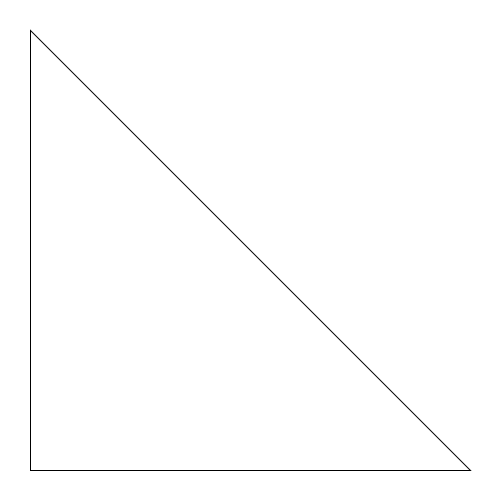
Frame 1 (no input)
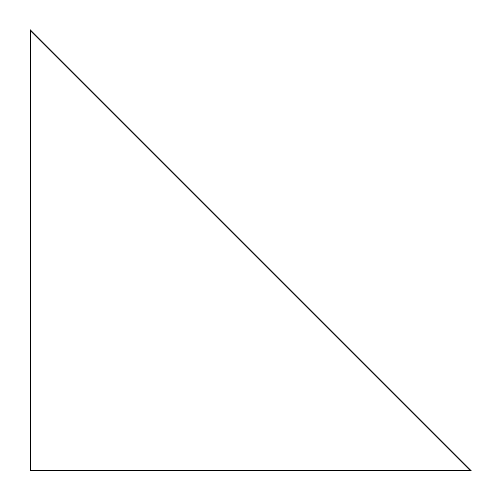
Frame 2 (the mouse pressed at the canvas centre, redrawn once)

The Processing sketch that drew these frames (run headless with seeded random() and noise(); the mouse was pressed at the canvas centre and the sketch redrawn once):

// Processing sketch: H09Opd8
// ── H09Opd8.pde
void setup(){
  size(500,500);
  background(255,255,255);
}

void MijnDriehoek(int x1, int y1, int x2, int y2, int x3, int y3){
  triangle(x1,y1,x2,y2,x3,y3);
}
  
  void draw(){
    noLoop();
    MijnDriehoek(30,30,30,470,470,470);
  }
